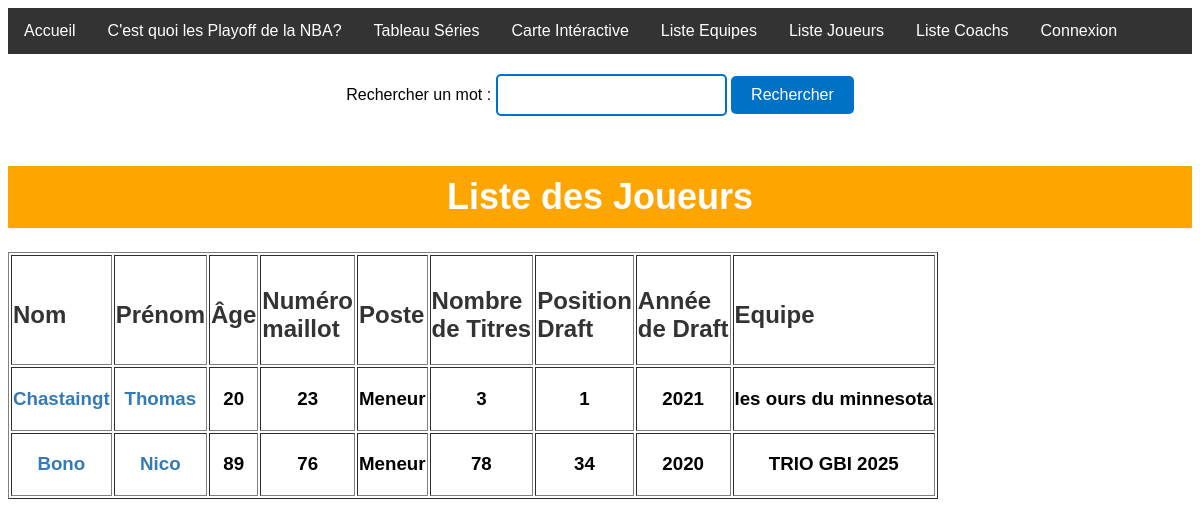
/joueurs.php, run on the app's committed database.
### tables this page shows
CREATE TABLE `joueur` (
  `idJoueur` int(255) NOT NULL,
  `nomJoueur` varchar(30) NOT NULL,
  `prenomJoueur` varchar(30) NOT NULL,
  `age` int(99) NOT NULL,
  `nMaillot` int(99) NOT NULL,
  `Poste` varchar(20) NOT NULL,
  `nTitres` int(99) NOT NULL,
  `PosDraft` int(99) NOT NULL,
  `AnDraft` year(4) NOT NULL,
  `nomEquipe` varchar(50) NOT NULL
);

### joueurs.php (the view, shortened to what this page needs)
<?php
include("ConnexionBDD.php");
?>
<!DOCTYPE HTML>
<html>
<head>
<link rel="stylesheet" href="joueurs.css">
</head>
<body>
<?php
include("barre_menu.php");
?>
    <form method="GET" action="recherche.php">
     Rechercher un mot : <input type="text" name="query">
     <input type="SUBMIT" value="Rechercher">
     </form>
    <h1> <center>Liste des Joueurs</center></h1>
    <?php
    $requete="SELECT * FROM `joueur`;";
    ?>
    <table border>
<td class="tabAffichage"><h2>Nom</h2></td>
<td class="tabAffichage"><h2>Prénom</h2></td>
<td class="tabAffichage"><h2>Âge</h2></td>
<td class="tabAffichage"><h2>Numéro <br> maillot</h2></td>
<td class="tabAffichage"><h2>Poste</h2></td>
<td class="tabAffichage"><h2>Nombre <br> de Titres</h2></td>
<td class="tabAffichage"><h2>Position <br> Draft</h2></td>
<td class="tabAffichage"><h2>Année <br> de Draft</h2></td>
<td class="tabAffichage"><h2>Equipe</h2></td>
    <?php
foreach ($connexion->query($requete) as $colonne) {
        echo "<tr>";
        $nomJoueur = $colonne['nomJoueur'];
        $prenomJoueur = $colonne['prenomJoueur'];
        $idJoueur = $colonne['idJoueur'];
        echo "<td><h3><center><a href='joueur.php?nomJoueur=$nomJoueur&prenomJoueur=$prenomJoueur&idJoueur=$idJoueur'>".$colonne['nomJoueur']."</a></h3></td>";
        echo "<td><h3><center><a href='joueur.php?nomJoueur=$nomJoueur&prenomJoueur=$prenomJoueur&idJoueur=$idJoueur'>".$colonne['prenomJoueur']."</a></h3></td>";
        echo "<td><h3><center>".$colonne['age']."</h3></td>";
        echo "<td><h3><center>".$colonne['nMaillot']."</h3></td>";
        echo "<td><h3><center>".$colonne['Poste']."</h3></td>";
        echo "<td><h3><center>".$colonne['nTitres']."</h3></td>";
        echo "<td><h3><center>".$colonne['PosDraft']."</h3></td>";
        echo "<td><h3><center>".$colonne['AnDraft']."</h3></td>";
        echo "<td><h3><center>".$colonne['nomEquipe']."</h3></td>";}
    echo "</table>";
  ?>
</body>
</html>

### joueurs.css (style rules this page uses)
body { background-image: url('images/oiseauFond.jpg'); font-family: Arial, sans-serif; }
h1 { color: #333; text-align: center; font-size: 36px; margin-top: 50px; }
h2 { color: #333; font-size: 24px; margin-top: 30px; margin-bottom: 20px; }
form { text-align: center; margin-top: 20px; margin-bottom: 20px; }
a { color: #337ab7; text-decoration: none; }
h1 { background-color: #FFA500; padding: 10px; color: white; text-align: center; }
form { margin-top: 20px; margin-bottom: 20px; text-align: center; }
input[type="text"] { padding: 10px; font-size: 16px; border: 2px solid #0072C6; border-radius: 5px; }
input[type="submit"] { padding: 10px 20px; background-color: #0072C6; color: white; font-size: 16px; border: none; border-radius: 5px; cursor: pointer; }

### data on the page
joueur: nomJoueur "Chastaingt", prenomJoueur "Thomas", age "20", nMaillot "23", Poste "Meneur", nTitres "3", PosDraft "1", AnDraft "2021", nomEquipe "les ours du minnesota"
joueur: nomJoueur "Bono", prenomJoueur "Nico", age "89", nMaillot "76", Poste "Meneur", nTitres "78", PosDraft "34", AnDraft "2020", nomEquipe "TRIO GBI 2025"
